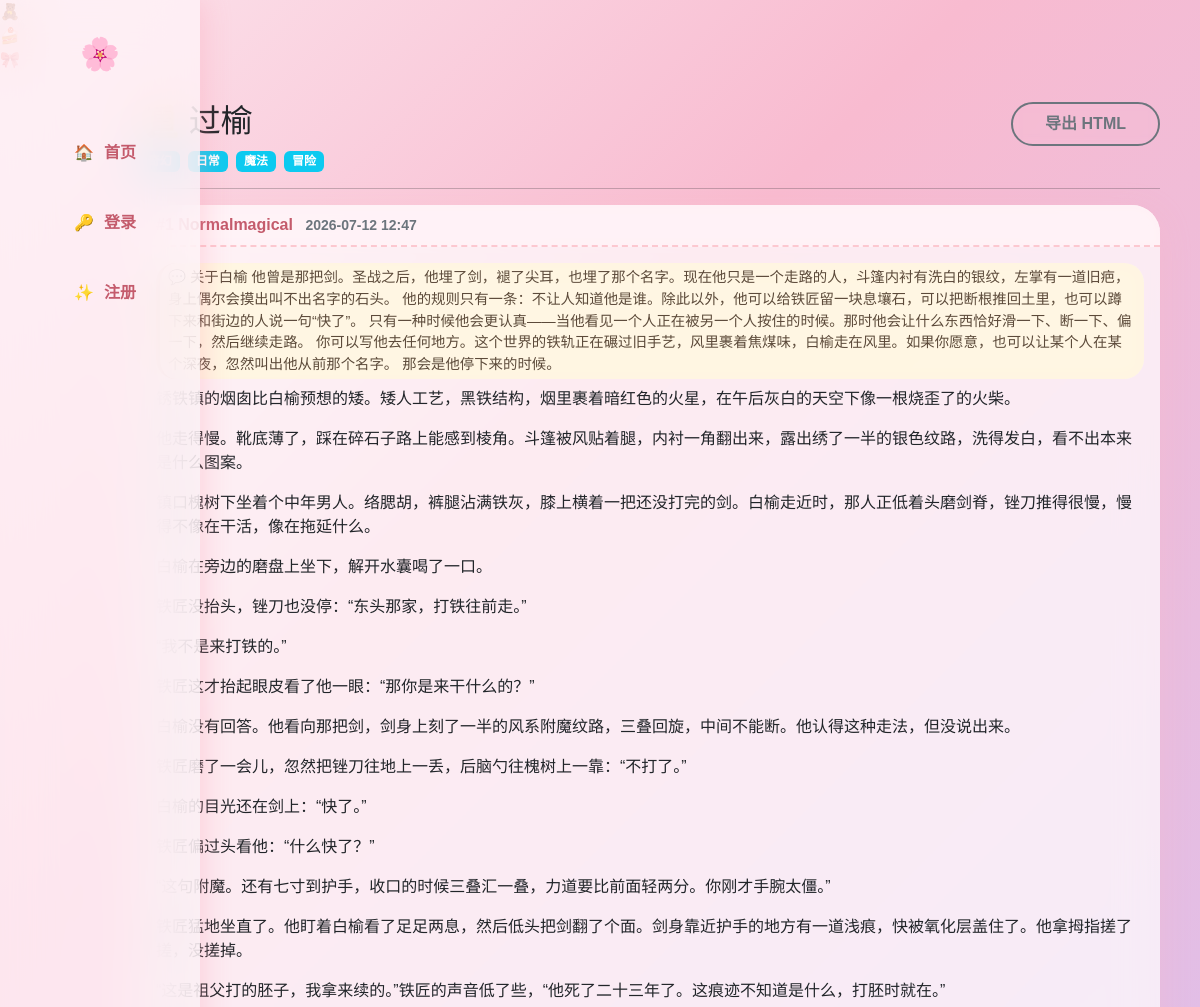
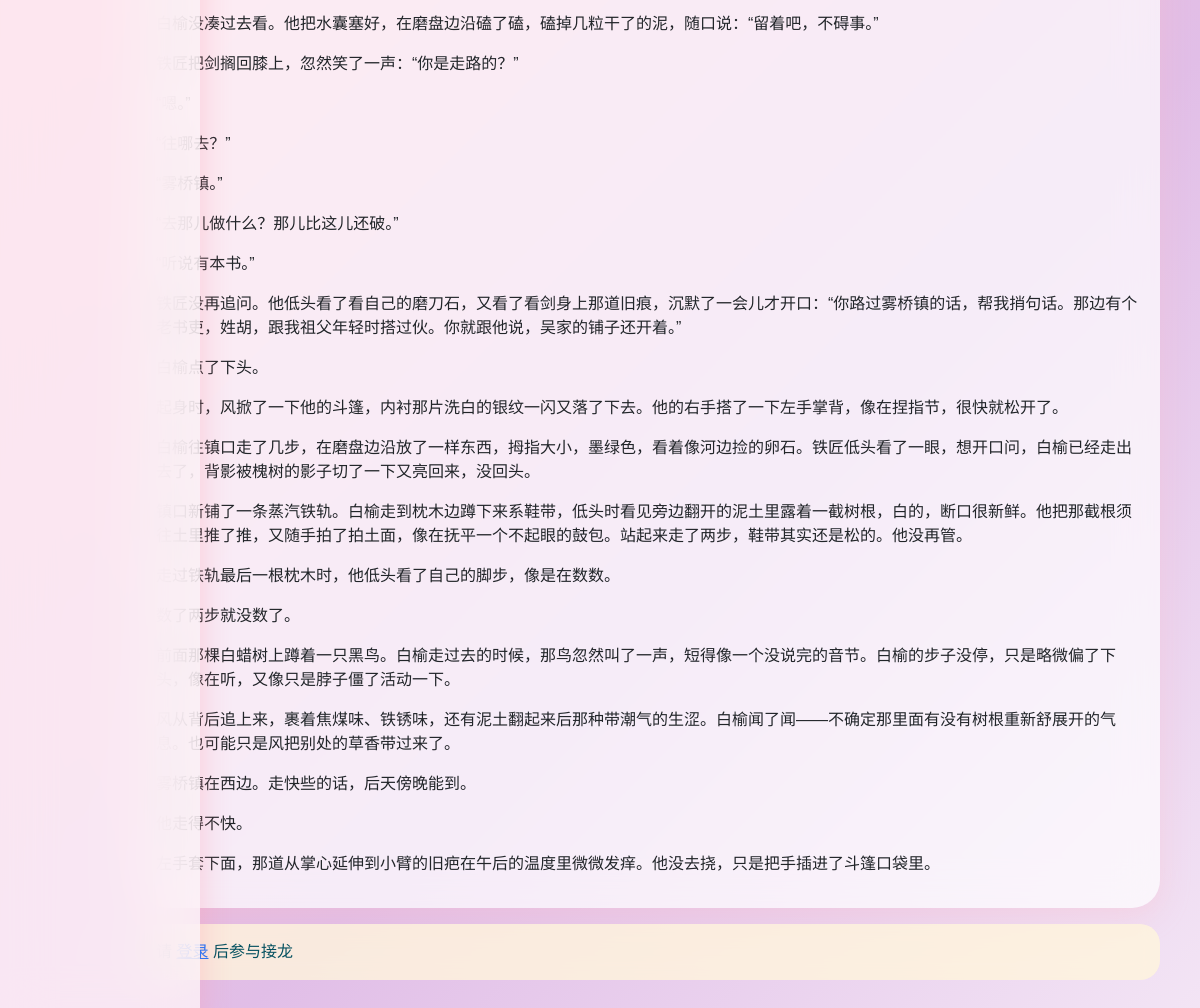
The page /story/3 on the database its author committed (2 pictures, top to bottom).
### models.py (models this page shows)
class Story(db.Model):
    id = db.Column(db.Integer, primary_key=True)
    title = db.Column(db.String(200), nullable=False)
    status = db.Column(db.String(20), default='ongoing')
    created_at = db.Column(db.DateTime, default=datetime.utcnow)
    creator_id = db.Column(db.Integer, db.ForeignKey('user.id'))
    creator = db.relationship('User', backref='created_stories')
    entries = db.relationship('Entry', backref='story', lazy=True, order_by='Entry.created_at')
    tags = db.relationship('Tag', secondary=story_tags, backref=db.backref('stories', lazy=True))

class Tag(db.Model):
    id = db.Column(db.Integer, primary_key=True)
    name = db.Column(db.String(50), unique=True, nullable=False)

class Entry(db.Model):
    id = db.Column(db.Integer, primary_key=True)
    content = db.Column(db.Text, nullable=False)
    note = db.Column(db.Text, nullable=True)
    created_at = db.Column(db.DateTime, default=datetime.utcnow)
    user_id = db.Column(db.Integer, db.ForeignKey('user.id'))
    story_id = db.Column(db.Integer, db.ForeignKey('story.id'))
    status = db.Column(db.String(20), default='published')

class User(UserMixin, db.Model):
    id = db.Column(db.Integer, primary_key=True)
    username = db.Column(db.String(50), unique=True, nullable=False)
    password = db.Column(db.String(100), nullable=False)
    is_admin = db.Column(db.Boolean, default=False)
    entries = db.relationship('Entry', backref='author', lazy=True)

### app.py (the view, shortened to what this page needs)
@app.route('/story/<int:story_id>', methods=['GET', 'POST'])
def story_detail(story_id):
    story = Story.query.get_or_404(story_id)
    if current_user.is_authenticated:
        entries = Entry.query.filter(
            Entry.story_id == story.id,
            db.or_(
                Entry.status == 'published',
                db.and_(Entry.status == 'draft', Entry.user_id == current_user.id)
            )
        ).order_by(Entry.created_at).all()
    else:
        entries = Entry.query.filter_by(story_id=story.id, status='published').order_by(Entry.created_at).all()
    published_entries = [e for e in entries if e.status == 'published']
    last_entry = published_entries[-1] if published_entries else None
    can_chain = True
    if last_entry and current_user.is_authenticated:
        if last_entry.user_id == current_user.id:
            can_chain = False
    if story.status == 'finished':
        can_chain = False
    editing_entry = None
    edit_entry_id = request.args.get('edit_entry')
    if edit_entry_id and current_user.is_authenticated:
        entry = Entry.query.get(int(edit_entry_id))
        if entry and entry.user_id == current_user.id and entry.story_id == story.id and entry.status == 'draft':
            editing_entry = entry
    return render_page('story_detail.html', 'story_detail_content.html',
                       story=story, entries=entries, can_chain=can_chain,
                       editing_entry=editing_entry)

### app.py (called while the page is built)
@app.template_filter('markdown')
def render_markdown(text):
    return Markup(md_lib.markdown(text, extensions=['extra', 'nl2br']))

def render_page(full_template, content_template, **kwargs):
    if request.headers.get('HX-Request'):
        return render_template(content_template, **kwargs)
    return render_template(full_template, **kwargs)

### templates/story_detail.html (shortened to what this page needs)
{% extends "base.html" %}
{% block content %}
<div class="d-flex justify-content-between">
  <h2>📜 {{ story.title }}</h2>
  <div>
    <a href="/story/{{ story.id }}/export" class="btn btn-outline-secondary">导出 HTML</a>
  </div>
</div>
<div class="mb-3">
  {% for tag in story.tags %}
    <span class="badge bg-info me-1">{{ tag.name }}</span>
  {% endfor %}
</div>
<hr>
{% for entry in entries %}
<div class="card mb-3 {% if entry.status == 'draft' %}border-warning{% endif %}">
  <div class="card-header d-flex justify-content-between align-items-center {% if entry.status == 'draft' %}bg-warning bg-opacity-10{% endif %}">
    <div>
      <strong>#{{ loop.index }} {{ entry.author.username }}</strong>
      <small class="text-muted ms-2">{{ entry.created_at.strftime('%Y-%m-%d %H:%M') }}</small>
    </div>
  </div>
  <div class="card-body">
      {% if entry.note %}
      <div class="alert alert-light py-1 px-2 mb-2" style="border-left: 4px solid #b45f3a; font-size: 0.9em; color: #5c4a3a;">
          💬 {{ entry.note }}
      </div>
      {% endif %}
      {{ entry.content|markdown }}
  </div>
</div>
{% endfor %}
{% if current_user.is_authenticated %}
  {% if story.status == 'finished' %}
    <div class="alert alert-secondary mt-4">📖 故事已完结，不再接受新接龙。</div>
  {% else %}
    <div class="card mt-4">
      <div class="card-header">
        {% if editing_entry %}
          ✏️ 编辑草稿
        {% else %}
          ✏️ 接龙下一段
        {% endif %}
      </div>
      <div class="card-body">
        <form method="POST" id="chain-form"
              {% if editing_entry %}
                hx-post="{{ url_for('story_detail', story_id=story.id, edit_entry=editing_entry.id) }}"
              {% else %}
                hx-post="{{ url_for('story_detail', story_id=story.id) }}"
              {% endif %}
              hx-target="#main-content" hx-swap="innerHTML">
          <textarea name="content" id="content-input" class="form-control" rows="6"
                    placeholder="用 Markdown 写下一段...">{{ editing_entry.content if editing_entry else '' }}</textarea>
          <input type="text" name="note" class="form-control mt-2"
                 placeholder="备注（可选）" value="{{ editing_entry.note or '' }}">
          <input type="hidden" name="edit_entry_id" value="{{ editing_entry.id if editing_entry else '' }}">
          <div class="mt-2">
              <button type="button" class="btn btn-sm btn-outline-info" id="upload-btn">📷 插入图片</button>
              <input type="file" id="image-input" accept="image/*" style="display:none">
              <small class="text-muted ms-2">支持拖拽/粘贴图片，或点击按钮上传</small>
          </div>
          <div class="mt-3 d-flex gap-2">
            <button type="submit" class="btn btn-primary" onclick="setAction('publish')"
              {% if not can_chain %}disabled{% endif %}>
              {% if editing_entry %}💾 发布更新{% else %}🚀 立即发布{% endif %}
            </button>
            <button type="submit" class="btn btn-outline-secondary" onclick="setAction('draft')">💾 保存草稿</button>
          </div>
          {% if not can_chain %}
            <small class="text-muted d-block mt-2">
              ⚠️ 上一段是您写的，暂时无法发布新段落，请等待他人接龙或保存草稿。
            </small>
          {% endif %}
          <input type="hidden" name="action" id="chain-action" value="publish">
        </form>
      </div>
    </div>
  {% endif %}
{% elif not current_user.is_authenticated %}
  <div class="alert alert-info">请 <a href="/login">登录</a> 后参与接龙</div>
{% else %}
  <div class="alert alert-secondary">您暂时不能接龙（上一段是您写的，或故事已完结）</div>
{% endif %}
{% endblock %}

### templates/base.html (shortened to what this page needs)
<!DOCTYPE html>
<html lang="zh">
<head>
    <link href="https://cdn.bootcdn.net/ajax/libs/twitter-bootstrap/5.2.0/css/bootstrap.min.css" rel="stylesheet">
    <link rel="stylesheet" href="https://cdnjs.cloudflare.com/ajax/libs/animate.css/4.1.1/animate.min.css"/>
</head>
<body>
    <div class="floating-emoji" style="top: 15%; right: 5%;">🧸</div>
    <div class="floating-emoji" style="top: 70%; left: 5%;">🍰</div>
    <div class="floating-emoji" style="bottom: 15%; right: 10%;">🎀</div>
    <div class="sidenav">
        <div class="brand">🌸</div>
        <a href="/" hx-get="/" hx-target="#main-content" hx-push-url="true" hx-swap="innerHTML"><span>🏠</span> <span>首页</span></a>
        {% if current_user.is_authenticated %}
            <a href="/story/create" hx-get="/story/create" hx-target="#main-content" hx-push-url="true" hx-swap="innerHTML"><span>✏️</span> <span>新故事</span></a>
            {% if current_user.is_admin %}
                <a href="/admin/tags"><span>🏷️</span> <span>管理标签</span></a>
            {% endif %}
            <a href="/logout"><span>🚪</span> <span>退出</span></a>
            <div class="nav-item" style="margin-top: auto; color: #d47a8c;"><span>👤</span> <span>{{ current_user.username }}</span></div>
        {% else %}
            <a href="/login" hx-get="/login" hx-target="#main-content" hx-push-url="true" hx-swap="innerHTML"><span>🔑</span> <span>登录</span></a>
            <a href="/register" hx-get="/register" hx-target="#main-content" hx-push-url="true" hx-swap="innerHTML"><span>✨</span> <span>注册</span></a>
        {% endif %}
    </div>
    <div class="main-content" id="main-content">
        {% block content %}{% endblock %}
    </div>
</body>
</html>

### templates/base.html (style rules this page uses)
:root { --pink-100: #fff0f5; --pink-200: #ffe4ec; --pink-300: #ffb6c1; --pink-400: #ff8da1; --purple-100: #f3e8ff; --purple-200: #e9d5ff; --shadow-soft: 0 8px 30px rgba(255, 182, 193, 0.3); --shadow-hover: 0 15px 45px rgba(255, 130, 160, 0.45); --radius-lg: 28px; --radius-md: 18px; }
* { margin: 0; padding: 0; box-sizing: border-box; }
body { font-family: "Nunito", "PingFang SC", "Microsoft YaHei", sans-serif; background: linear-gradient(135deg, #fce4ec 0%, #f8bbd0 30%, #e1bee7 70%, #f3e5f5 100%); background-attachment: fixed; min-height: 100vh; overflow-x: hidden; }
.sidenav { position: fixed; left: 0; top: 0; height: 100%; width: 80px; background: rgba(255, 245, 248, 0.75); backdrop-filter: blur(25px); box-shadow: 4px 0 25px rgba(255, 150, 170, 0.3); display: flex; flex-direction: column; align-items: center; padding-top: 30px; z-index: 999; transition: width 0.3s ease; }
.sidenav a, .sidenav .nav-item { width: 100%; display: flex; align-items: center; justify-content: center; padding: 15px 0; color: #c45b6c; text-decoration: none; font-weight: 700; border-radius: 0 30px 30px 0; margin: 8px 0; transition: all 0.25s cubic-bezier(0.34, 1.56, 0.64, 1); white-space: nowrap; overflow: hidden; position: relative; }
.sidenav .brand { font-size: 2rem; margin-bottom: 40px; font-weight: 800; color: #d47a8c; animation: float 3s ease-in-out infinite; }
.main-content { margin-left: 100px; padding: 30px 40px; position: relative; z-index: 1; min-height: 100vh; animation: fadeInUp 0.6s ease; }
.card { border: none; border-radius: var(--radius-lg); background: rgba(255, 255, 255, 0.7); backdrop-filter: blur(20px); box-shadow: var(--shadow-soft); transition: all 0.4s cubic-bezier(0.25, 0.8, 0.25, 1.2); margin-bottom: 25px; animation: breathe 4s ease-in-out infinite; }
.card-header { background: rgba(255, 240, 245, 0.8); border-bottom: 2px dashed #fcc8d0; border-radius: var(--radius-lg) var(--radius-lg) 0 0 !important; font-weight: 700; color: #c45b6c; backdrop-filter: blur(5px); }
.btn { border-radius: 40px; font-weight: 700; padding: 0.5rem 2rem; position: relative; overflow: hidden; transition: all 0.2s; }
.btn-outline-secondary, .btn-outline-warning, .btn-outline-danger, .btn-outline-info { background: transparent; border: 2px solid; backdrop-filter: blur(5px); transition: all 0.2s; }
.alert { border-radius: 20px; border: none; background: rgba(255, 245, 220, 0.8); backdrop-filter: blur(10px); }

### rows shown on the page
Story: title "过榆"
Tag: name "日常"
Tag: name "魔法"
Tag: name "冒险"
Entry: author.username "Normalmagical", created_at "2026-07-12 12:47", note "关于白榆 他曾是那把剑。圣战之后，他埋了剑，褪了尖耳，也埋了那个名字。现在他只是一个走路的人，斗篷内衬有洗白的银纹，左掌有一道旧疤，身上偶尔会摸出叫不出名字的石头。 他的规则只有一条：不让人知道他是谁。除此以外，他可以给铁匠留一块息壤石，可以把断根推回土里，也可以蹲下来和街边的人说一句“快了”。 只有一种时候他会更认真——当他看见一个人正在被另一个人按住的时候。那时他会让什么东西恰好滑一下、断一下、偏一下，然后继续走路。 你可以写他去任何地方。这个世界的铁轨正在碾过旧手艺，风里裹着焦煤味，白榆走在风里。如果你愿意，也可以让某个人在某个深夜，忽然叫出他从前那个名字。 那会是他停下来的时候。", content "锈铁镇的烟囱比白榆预想的矮。矮人工艺，黑铁结构，烟里裹着暗红色的火星，在午后灰白的天空下像一根烧歪了的火柴。 他走得慢。靴底薄了，踩在碎石子路上能感到棱角。斗篷被风贴着腿，内衬一角翻出来，露出绣了一半的银色纹路，洗得发白，看不出本来是什么图案。 镇口槐树下坐着个中年男人。络腮胡，裤腿沾满铁灰，膝上横着一把还没打完的剑。白榆走近时，那人正低着头磨剑脊，锉刀推得很慢，慢得不像在干活，像在拖延什么。 白榆在旁边的磨盘上坐下，解开水囊喝了一口。 铁匠没抬头，锉刀也没停：“东头那家，打铁往前走。” “我不是来打铁的。” 铁匠这才抬起眼皮看了他一眼：“那你是来干什么的？” 白榆没有回答。他看向那把剑，剑身上刻了一半的风系附魔纹路，三叠回旋，中间不能断。他认得这种走法，但没说出来。 铁匠磨了一会儿，忽然把锉刀往地上一丢，后脑勺往槐树上一靠：“不打了。” 白榆的目光还在剑上：“快了。” 铁匠偏过头看他：“什么快了？” “这句附魔。还有七寸到护手，收口的时候三叠汇一叠，力道要比前面轻两分。你刚才手腕太僵。” 铁匠猛地坐直了。他盯着白榆看了足足两息，然后低头把剑翻了个面。剑身靠近护手的地方有一道浅痕，快被氧化层盖住了。他拿拇指搓了搓，没搓掉。 “这是祖父打的胚子，我拿来续的。”铁匠的声音低了些，“他死了二十三年了。这痕迹不知道是什么，打胚时就在。” 白榆没凑过去看。他把水囊塞好，在磨盘边沿磕了磕，磕掉几粒干了的泥，随口说：“留着吧，不碍事。” 铁匠把剑搁回膝上，忽然笑了一声：“你是走路的？” “往哪去？” “雾桥镇。” “去那儿做什么？那儿比这儿还破。” “听说有本书。”…"
